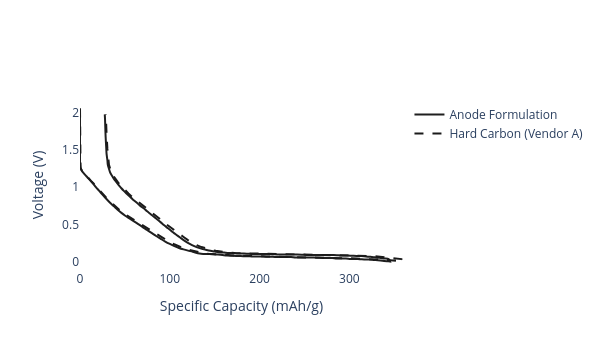

The notebook cell saved with this chart:
### Code cell
anode_formulation = AnodeFormulation(
    active_materials={anode_active_material: 96},
    binders={anode_binder: 2},
    conductive_additives={anode_conductive_additive: 2}
)

anode_formulation.plot_half_cell_curve(add_materials=True, width=600, height=350).show()

### Figure 1 — Plotly figure (JSON) as saved in the notebook; plotly's stock layout.template omitted (floating-point values rounded to 4 significant figures; data arrays with more than 128 entries replaced by an {"elided": "..."} marker saying what was removed)
{"data": [{"line": {"color": "#1f1f1f", "shape": "spline", "width": 2}, "name": "Anode Formulation", "type": "scatter", "x": {"elided": "172 float values"}, "y": {"elided": "172 float values"}}, {"line": {"color": "#1a1a1a", "dash": "dash", "width": 2}, "name": "Hard Carbon (Vendor A)", "type": "scatter", "x": {"elided": "172 float values"}, "y": {"elided": "172 float values"}}], "layout": {"height": 350, "paper_bgcolor": "white", "plot_bgcolor": "white", "width": 600, "xaxis": {"title": {"text": "Specific Capacity (mAh/g)"}}, "yaxis": {"title": {"text": "Voltage (V)"}}}}
